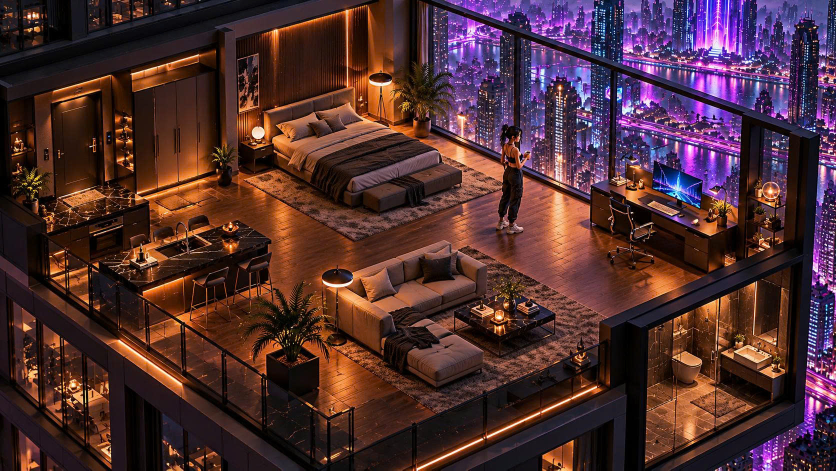
#> input picture references/visual-v18/REF-D-developed.jpg, 1672 x 941 px (shown at 1/2 size)
$ python compare_bed.py
#> lines starting #> are read from the running program, lines starting #| are printed output that depends on the picture
"""Create a labeled bed-only reference/studio preview comparison.

This is asset review evidence, not proof of the Home renderer.
"""

from pathlib import Path

from PIL import Image, ImageDraw

root = Path(__file__).resolve().parents[2]
reference = Image.open(root / "references/visual-v18/REF-D-developed.jpg").convert("RGB")
#> reference is the input picture: PIL image 1672x941 RGB; mean R, G, B 79.4, 46.8, 49
preview = Image.open(root / "assets/apartment/bed/preview.png").convert("RGB")
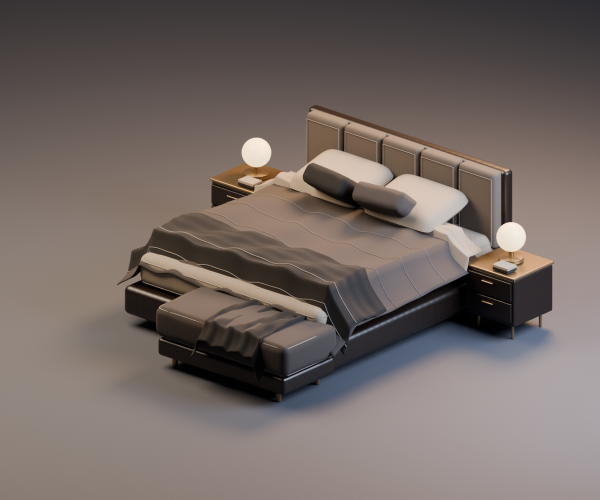
#> input picture assets/apartment/bed/preview.png, 1200 x 1000 px (shown at 1/2 size)

reference = reference.crop((500, 132, 974, 425))
#> reference: PIL image 474x293 RGB
preview = preview.crop((160, 175, 1140, 765))
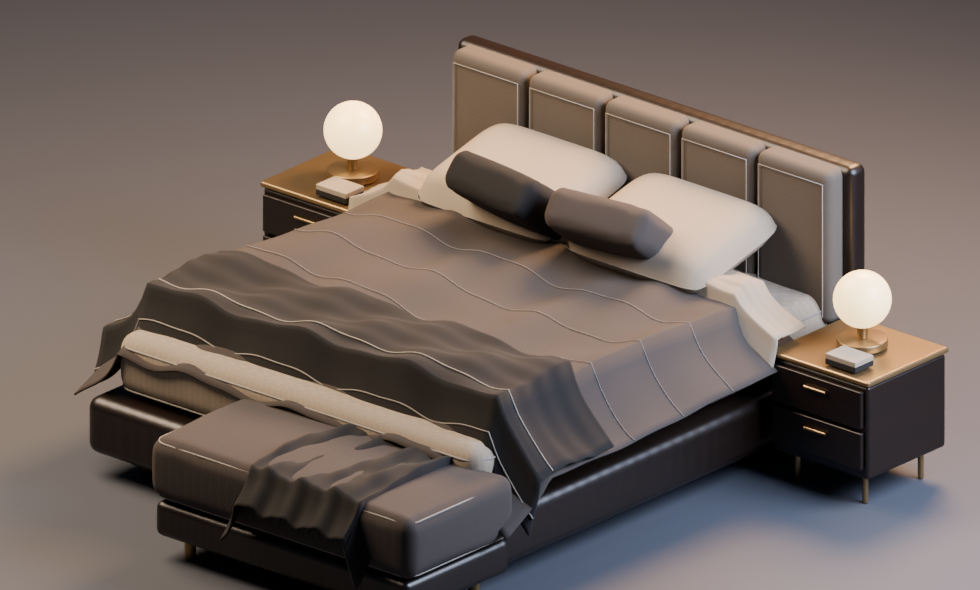
#> preview: PIL image 980x590 RGB; mean R, G, B 111.6, 99.3, 93
height = 500
reference = reference.resize((round(reference.width * height / reference.height), height))
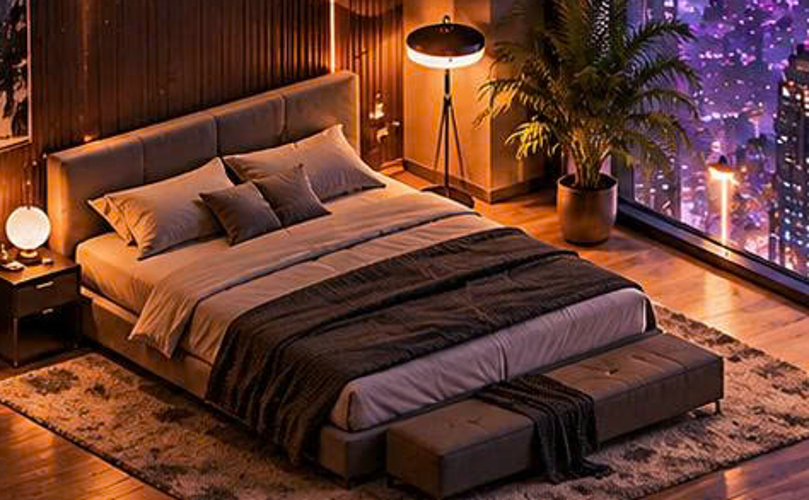
#> reference: PIL image 809x500 RGB; mean R, G, B 101.7, 59.6, 47.2
preview = preview.resize((round(preview.width * height / preview.height), height))
#> preview: PIL image 831x500 RGB
margin, caption = 18, 42
canvas = Image.new("RGB", (reference.width + preview.width + 3 * margin, height + caption + 2 * margin), (25, 27, 34))
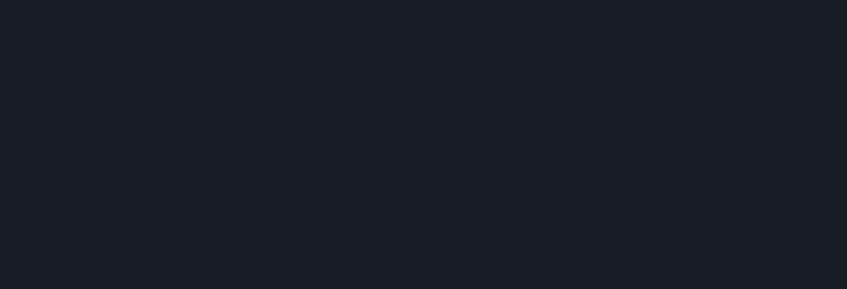
#> canvas: PIL image 1694x578 RGB (shown at 1/2 size); mean R, G, B 25, 27, 34
canvas.paste(reference, (margin, margin + caption))
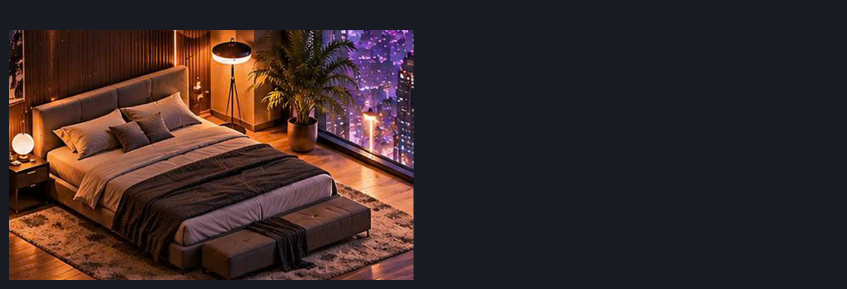
#> canvas: PIL image 1694x578 RGB (shown at 1/2 size); mean R, G, B 56.7, 40.5, 39.5
canvas.paste(preview, (2 * margin + reference.width, margin + caption))
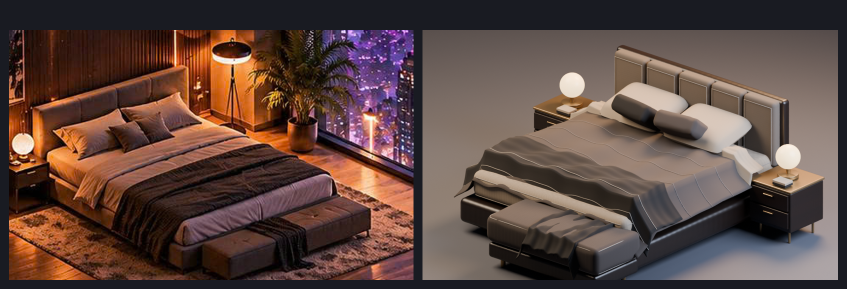
#> canvas: PIL image 1694x578 RGB (shown at 1/2 size); mean R, G, B 93.4, 71.1, 64.5
draw = ImageDraw.Draw(canvas)
draw.text((margin, margin + 12), "REF-D bed crop", fill=(243, 239, 230))
draw.text((2 * margin + reference.width, margin + 12), "Blender V21.1 bed preview (not Home)", fill=(243, 239, 230))
canvas.save(root / "assets/apartment/bed/reference-vs-preview.png")
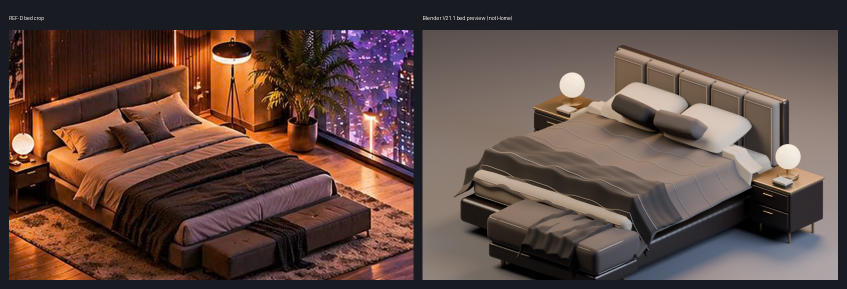
#> saved as reference-vs-preview.png: PIL image 1694x578 RGB (shown at 1/2 size); mean R, G, B 93.6, 71.3, 64.6
